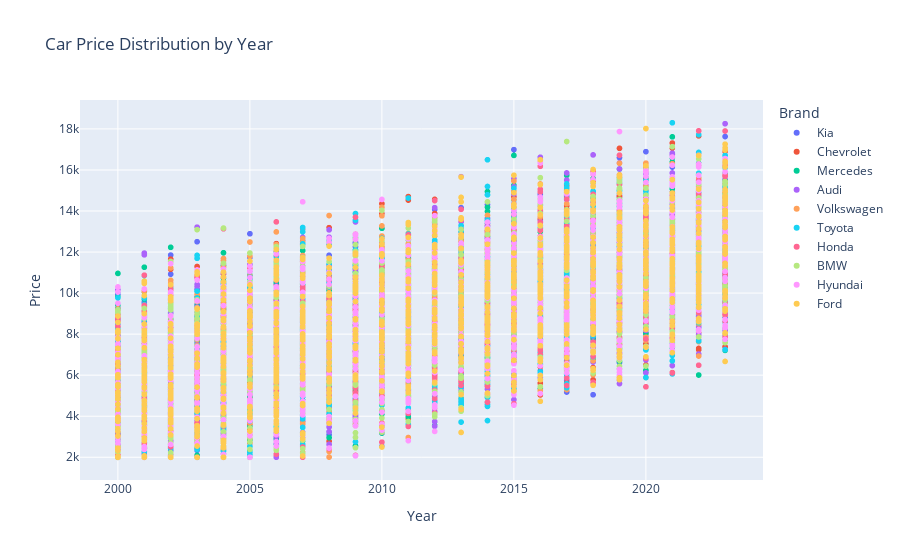

Notebook code cell kept with this figure:
### Code cell
import plotly.express as px

# Create interactive scatter plot
fig = px.scatter(df, 
                 x="Year", 
                 y="Price", 
                 color="Brand", 
                 hover_data=["Brand", "Model", "Price"], 
                 title="Car Price Distribution by Year")

# Show the plot
fig.show()

### Figure 1 — Plotly figure (JSON) as saved in the notebook; plotly's stock layout.template omitted (floating-point values rounded to 4 significant figures; data arrays with more than 128 entries replaced by an {"elided": "..."} marker saying what was removed)
{"data": [{"customdata": {"elided": "976x2 str values"}, "hovertemplate": "Brand=%{customdata[0]}<br>Year=%{x}<br>Price=%{y}<br>Model=%{customdata[1]}<extra></extra>", "legendgroup": "Kia", "marker": {"color": "#636efa", "symbol": "circle"}, "mode": "markers", "name": "Kia", "showlegend": true, "type": "scattergl", "x": {"elided": "976 int values"}, "xaxis": "x", "y": {"elided": "976 int values"}, "yaxis": "y"}, {"customdata": {"elided": "1003x2 str values"}, "hovertemplate": "Brand=%{customdata[0]}<br>Year=%{x}<br>Price=%{y}<br>Model=%{customdata[1]}<extra></extra>", "legendgroup": "Chevrolet", "marker": {"color": "#EF553B", "symbol": "circle"}, "mode": "markers", "name": "Chevrolet", "showlegend": true, "type": "scattergl", "x": {"elided": "1003 int values"}, "xaxis": "x", "y": {"elided": "1003 int values"}, "yaxis": "y"}, {"customdata": {"elided": "942x2 str values"}, "hovertemplate": "Brand=%{customdata[0]}<br>Year=%{x}<br>Price=%{y}<br>Model=%{customdata[1]}<extra></extra>", "legendgroup": "Mercedes", "marker": {"color": "#00cc96", "symbol": "circle"}, "mode": "markers", "name": "Mercedes", "showlegend": true, "type": "scattergl", "x": {"elided": "942 int values"}, "xaxis": "x", "y": {"elided": "942 int values"}, "yaxis": "y"}, {"customdata": {"elided": "1038x2 str values"}, "hovertemplate": "Brand=%{customdata[0]}<br>Year=%{x}<br>Price=%{y}<br>Model=%{customdata[1]}<extra></extra>", "legendgroup": "Audi", "marker": {"color": "#ab63fa", "symbol": "circle"}, "mode": "markers", "name": "Audi", "showlegend": true, "type": "scattergl", "x": {"elided": "1038 int values"}, "xaxis": "x", "y": {"elided": "1038 int values"}, "yaxis": "y"}, {"customdata": {"elided": "1020x2 str values"}, "hovertemplate": "Brand=%{customdata[0]}<br>Year=%{x}<br>Price=%{y}<br>Model=%{customdata[1]}<extra></extra>", "legendgroup": "Volkswagen", "marker": {"color": "#FFA15A", "symbol": "circle"}, "mode": "markers", "name": "Volkswagen", "showlegend": true, "type": "scattergl", "x": {"elided": "1020 int values"}, "xaxis": "x", "y": {"elided": "1020 int values"}, "yaxis": "y"}, {"customdata": {"elided": "970x2 str values"}, "hovertemplate": "Brand=%{customdata[0]}<br>Year=%{x}<br>Price=%{y}<br>Model=%{customdata[1]}<extra></extra>", "legendgroup": "Toyota", "marker": {"color": "#19d3f3", "symbol": "circle"}, "mode": "markers", "name": "Toyota", "showlegend": true, "type": "scattergl", "x": {"elided": "970 int values"}, "xaxis": "x", "y": {"elided": "970 int values"}, "yaxis": "y"}, {"customdata": {"elided": "1009x2 str values"}, "hovertemplate": "Brand=%{customdata[0]}<br>Year=%{x}<br>Price=%{y}<br>Model=%{customdata[1]}<extra></extra>", "legendgroup": "Honda", "marker": {"color": "#FF6692", "symbol": "circle"}, "mode": "markers", "name": "Honda", "showlegend": true, "type": "scattergl", "x": {"elided": "1009 int values"}, "xaxis": "x", "y": {"elided": "1009 int values"}, "yaxis": "y"}, {"customdata": {"elided": "999x2 str values"}, "hovertemplate": "Brand=%{customdata[0]}<br>Year=%{x}<br>Price=%{y}<br>Model=%{customdata[1]}<extra></extra>", "legendgroup": "BMW", "marker": {"color": "#B6E880", "symbol": "circle"}, "mode": "markers", "name": "BMW", "showlegend": true, "type": "scattergl", "x": {"elided": "999 int values"}, "xaxis": "x", "y": {"elided": "999 int values"}, "yaxis": "y"}, {"customdata": {"elided": "995x2 str values"}, "hovertemplate": "Brand=%{customdata[0]}<br>Year=%{x}<br>Price=%{y}<br>Model=%{customdata[1]}<extra></extra>", "legendgroup": "Hyundai", "marker": {"color": "#FF97FF", "symbol": "circle"}, "mode": "markers", "name": "Hyundai", "showlegend": true, "type": "scattergl", "x": {"elided": "995 int values"}, "xaxis": "x", "y": {"elided": "995 int values"}, "yaxis": "y"}, {"customdata": {"elided": "1048x2 str values"}, "hovertemplate": "Brand=%{customdata[0]}<br>Year=%{x}<br>Price=%{y}<br>Model=%{customdata[1]}<extra></extra>", "legendgroup": "Ford", "marker": {"color": "#FECB52", "symbol": "circle"}, "mode": "markers", "name": "Ford", "showlegend": true, "type": "scattergl", "x": {"elided": "1048 int values"}, "xaxis": "x", "y": {"elided": "1048 int values"}, "yaxis": "y"}], "layout": {"legend": {"title": {"text": "Brand"}, "tracegroupgap": 0}, "title": {"text": "Car Price Distribution by Year"}, "xaxis": {"anchor": "y", "domain": [0, 1], "title": {"text": "Year"}}, "yaxis": {"anchor": "x", "domain": [0, 1], "title": {"text": "Price"}}}}
